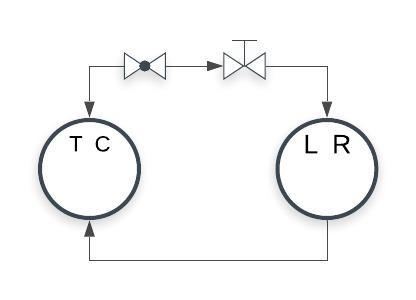
#> input picture Test_img.jpeg, 416 x 300 px
$ python -i Valve.py   (imports and definitions only)   (older library calls are emulated)
#> lines starting #> are read from the running program, lines starting #| are printed output that depends on the picture; after the words box and inside, x2 and y2 are one past the last pixel; in counts of white or black regions, pixels touching at a corner belong together
import cv2

def binarization(img_cv):
    gray_image_cv = cv2.cvtColor(img_cv, cv2.COLOR_BGR2GRAY)
    ret, mask = cv2.threshold(gray_image_cv, 127, 255, cv2.THRESH_BINARY)
    gray_image_cv = cv2.bitwise_and(gray_image_cv, gray_image_cv, mask=mask)
    ret, image_cv = cv2.threshold(gray_image_cv, 140, 255, cv2.THRESH_BINARY)
    return image_cv

def cv_resize_maintain_ratio(image,  width = None, height = None):
    (h, w) = image.shape[:2]
    if width is None and height is None:
        return image
    if width is None:
        r = height / float(h)
        dim = (int(w * r), height)
    else:
        r = width / float(w)
        dim = (width, int(h * r))
    resized = cv2.resize(image, dim, interpolation=cv2.INTER_AREA)
    return resized

def Specific_Valve(img_cv):
    Valve_img = ['./Valve_img/Hand_Manual.JPG','./Valve_img/Globe.JPG']
    Valve_string = ['Hand_Valve', "Globe_Valve"]
    img_cv = binarization(cv_resize_maintain_ratio(img_cv, width=100))
    ret, th = cv2.threshold(img_cv, 127, 255, 0)
    min = 10
    index = -1
    for item in zip(Valve_img, range(0,len(Valve_img)+1)):
        query_path = item[0]
        template_img = cv2.imread(query_path,cv2.IMREAD_COLOR)
        template_img = binarization(cv_resize_maintain_ratio(template_img, width=100))
        param1 = cv2.RETR_CCOMP
        param2 = cv2.CHAIN_APPROX_SIMPLE
        ret, th2 = cv2.threshold(template_img, 127, 255, 0)
        _, contours, hierarchy = cv2.findContours(th, param1,param2)
        cnt1 = contours[0]
        _, contours, hierarchy = cv2.findContours(th2, param1,param2)
        cnt2 = contours[0]
        ret = cv2.matchShapes(cnt1, cnt2, 1, 0.0)
        if min > ret and ret < 0.1:
            min = ret
            index = item[1]
    if index != -1:
        return Valve_string[index]
    return "Generic"
    #w, h = template_img.shape[::-1]


# Vavle_img = ['Globe valve.JPG', 'Hand (manual).JPG']
# #Vavle_img = ['Globe_Vavle.jpg', 'Hand_Vavle.jpeg']
# Crop_img = "Valve_0.jpg"
# img_cv = cv2.imread(Crop_img,cv2.IMREAD_COLOR)
# img_gray = cv2.cvtColor(img_cv, cv2.COLOR_BGR2GRAY)
# img_cv = cv_resize_maintain_ratio(img_cv,height=100)
# #img_cv = binarization(img_cv)
# detector = cv2.ORB_create()
# sym_key, sym_descriptor = detector.detectAndCompute(img_cv, None)
# bf = cv2.BFMatcher(cv2.NORM_L1, crossCheck=False)
# cnt = 0
# for query_path in Vavle_img:
#     query_img = cv2.imread(query_path,cv2.IMREAD_COLOR)
#     query_img = cv_resize_maintain_ratio(query_img,height=100)
#     #query_img = binarization(query_img)
#     query_key, query_descriptor = detector.detectAndCompute(query_img, None)
#     # FLANN_INDEX_KDTREE = 0
#     # index_params = dict(algorithm = FLANN_INDEX_KDTREE, trees = 5)
#     # search_params = dict(checks =50)
#     #
#     # flann = cv2.FlannBasedMatcher(index_params,search_params)
#     # matches = flann.knnMatch(sym_descriptor, query_descriptor, k=2)
#
#     #matches = bf.match(sym_descriptor, query_descriptor)
#     matches = bf.knnMatch(sym_descriptor, query_descriptor, k=2)
#
#     # Sort them in the order of their distance.
#
#     good = []
#     for m, n in matches:
#         if m.distance < 1.0 * n.distance:
#             good.append([m])
#     # Draw first 10 matches.
#
#     img = cv2.drawMatchesKnn(img_cv, sym_key, query_img, query_key, good, None, flags=2)
#     cv2.imwrite("RESULT{}.jpg".format(cnt), img)
#     cnt +=1

>>> import cv2
>>> picture = cv2.imread('Test_img.jpeg')
#> picture is the input picture: shape (300, 416, 3); mean B, G, R 247.9, 247.6, 247.4
>>> result = Specific_Valve(picture)
#> in cv_resize_maintain_ratio, `resized = cv2.resize(image, dim, interpolation=cv2.INTER_AREA)`:
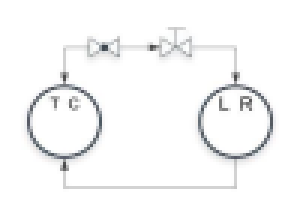
#> resized: shape (72, 100, 3) (shown 3 times larger); mean B, G, R 247.9, 247.6, 247.4
#> in binarization, `ret, mask = cv2.threshold(gray_image_cv, 127, 255, cv2.THRESH_BINARY)`:
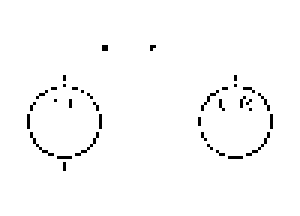
#> mask: shape (72, 100) (shown 3 times larger); 98.1% white; black in thin lines or dots, all inside (x1, y1, x2, y2) = (9, 15, 91, 57)
#> in binarization, `ret, image_cv = cv2.threshold(gray_image_cv, 140, 255, cv2.THRESH_BINA..`:
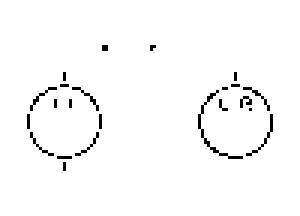
#> image_cv: shape (72, 100) (shown 3 times larger); 97.7% white; black in thin lines or dots, all inside (x1, y1, x2, y2) = (9, 15, 91, 57)
#> (the run stopped early here; a loop or call above may not have finished)

$ run again, on Img_2.png
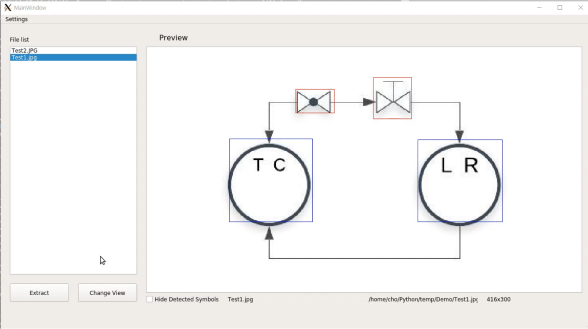
#> input picture Img_2.png, 588 x 329 px
#> picture is the input picture: shape (329, 588, 3); mean B, G, R 244.4, 244.7, 245.3
#> in binarization, `ret, mask = cv2.threshold(gray_image_cv, 127, 255, cv2.THRESH_BINARY)`:
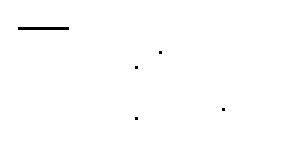
#> mask: shape (55, 100) (shown 3 times larger); 99.6% white; black in thin lines or dots, all inside (x1, y1, x2, y2) = (6, 9, 75, 40)
#> in binarization, `ret, image_cv = cv2.threshold(gray_image_cv, 140, 255, cv2.THRESH_BINA..`:
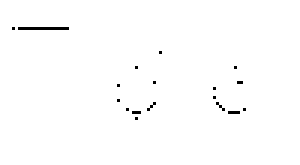
#> image_cv: shape (55, 100) (shown 3 times larger); 99.2% white; black in thin lines or dots, all inside (x1, y1, x2, y2) = (4, 9, 82, 40)
